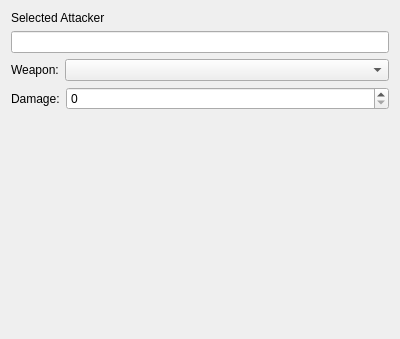
<?xml version="1.0" encoding="UTF-8"?>
<ui version="4.0">
 <class>CombattantView</class>
 <widget class="QWidget" name="CombattantView">
  <property name="geometry">
   <rect>
    <x>0</x>
    <y>0</y>
    <width>400</width>
    <height>339</height>
   </rect>
  </property>
  <property name="windowTitle">
   <string>Form</string>
  </property>
  <layout class="QVBoxLayout" name="verticalLayout_2">
   <item>
    <layout class="QVBoxLayout" name="verticalLayout">
     <item>
      <widget class="QLabel" name="label">
       <property name="sizePolicy">
        <sizepolicy hsizetype="Preferred" vsizetype="Minimum">
         <horstretch>0</horstretch>
         <verstretch>0</verstretch>
        </sizepolicy>
       </property>
       <property name="text">
        <string>Selected Attacker</string>
       </property>
      </widget>
     </item>
     <item>
      <widget class="QLineEdit" name="lineEdit"/>
     </item>
    </layout>
   </item>
   <item>
    <layout class="QHBoxLayout" name="horizontalLayout">
     <item>
      <widget class="QLabel" name="label_2">
       <property name="sizePolicy">
        <sizepolicy hsizetype="Preferred" vsizetype="Preferred">
         <horstretch>0</horstretch>
         <verstretch>0</verstretch>
        </sizepolicy>
       </property>
       <property name="text">
        <string>Weapon:</string>
       </property>
      </widget>
     </item>
     <item>
      <widget class="QComboBox" name="comboBox">
       <property name="sizePolicy">
        <sizepolicy hsizetype="MinimumExpanding" vsizetype="Fixed">
         <horstretch>0</horstretch>
         <verstretch>0</verstretch>
        </sizepolicy>
       </property>
      </widget>
     </item>
    </layout>
   </item>
   <item>
    <layout class="QHBoxLayout" name="horizontalLayout_2">
     <item>
      <widget class="QLabel" name="label_3">
       <property name="text">
        <string>Damage:</string>
       </property>
      </widget>
     </item>
     <item>
      <widget class="QSpinBox" name="spinBox">
       <property name="sizePolicy">
        <sizepolicy hsizetype="MinimumExpanding" vsizetype="Fixed">
         <horstretch>0</horstretch>
         <verstretch>0</verstretch>
        </sizepolicy>
       </property>
      </widget>
     </item>
    </layout>
   </item>
   <item>
    <spacer name="verticalSpacer">
     <property name="orientation">
      <enum>Qt::Vertical</enum>
     </property>
     <property name="sizeHint" stdset="0">
      <size>
       <width>20</width>
       <height>40</height>
      </size>
     </property>
    </spacer>
   </item>
  </layout>
 </widget>
 <resources/>
 <connections/>
</ui>
